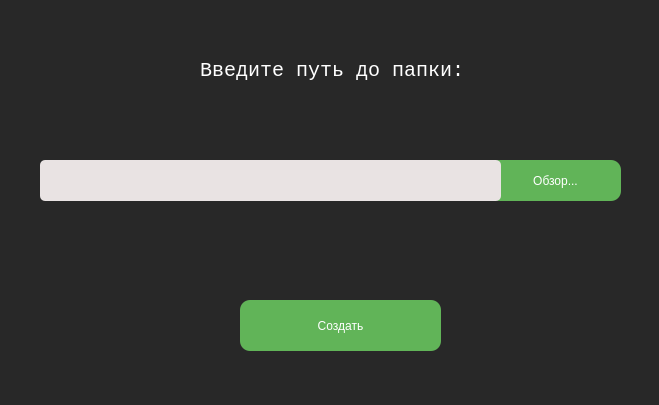
<?xml version="1.0" encoding="UTF-8"?>
<ui version="4.0">
 <class>MainWindow</class>
 <widget class="QMainWindow" name="MainWindow">
  <property name="geometry">
   <rect>
    <x>0</x>
    <y>0</y>
    <width>659</width>
    <height>405</height>
   </rect>
  </property>
  <property name="font">
   <font>
    <family>Courier New</family>
    <pointsize>15</pointsize>
    <italic>false</italic>
    <bold>false</bold>
   </font>
  </property>
  <property name="windowTitle">
   <string>MainWindow</string>
  </property>
  <property name="styleSheet">
   <string notr="true">background-color: #282828;
color:#ffffff;
font: 15pt &quot;Courier New&quot;;</string>
  </property>
  <widget class="QWidget" name="centralwidget">
   <widget class="QPushButton" name="pushButton_3">
    <property name="geometry">
     <rect>
      <x>240</x>
      <y>300</y>
      <width>201</width>
      <height>51</height>
     </rect>
    </property>
    <property name="styleSheet">
     <string notr="true">QPushButton{
	background-color:#61B458;
	font:15pt &quot;Times New Roman&quot;;
	color:white;
	border-radius:10px;
}
QPushButton:pressed{
background-color:#4de941;
}</string>
    </property>
    <property name="text">
     <string>Создать</string>
    </property>
   </widget>
   <widget class="QLabel" name="label_4">
    <property name="geometry">
     <rect>
      <x>200</x>
      <y>50</y>
      <width>271</width>
      <height>41</height>
     </rect>
    </property>
    <property name="font">
     <font>
      <family>Courier New</family>
      <pointsize>15</pointsize>
      <italic>false</italic>
      <bold>false</bold>
     </font>
    </property>
    <property name="text">
     <string>Введите путь до папки:</string>
    </property>
   </widget>
   <widget class="QPushButton" name="pushButton_4">
    <property name="geometry">
     <rect>
      <x>490</x>
      <y>160</y>
      <width>131</width>
      <height>41</height>
     </rect>
    </property>
    <property name="styleSheet">
     <string notr="true">QPushButton{
	background-color:#61B458;
	font:15pt &quot;Times New Roman&quot;;
	color:white;
	border-radius:10px;
}
QPushButton:pressed{
background-color:#4de941;
}</string>
    </property>
    <property name="text">
     <string>Обзор...</string>
    </property>
   </widget>
   <widget class="QLineEdit" name="lineEdit_3">
    <property name="geometry">
     <rect>
      <x>40</x>
      <y>160</y>
      <width>461</width>
      <height>41</height>
     </rect>
    </property>
    <property name="styleSheet">
     <string notr="true">background-color:#E9E3E3;
border-radius: 5px;
color:#282828;</string>
    </property>
   </widget>
  </widget>
  <widget class="QStatusBar" name="statusbar"/>
 </widget>
 <resources/>
 <connections/>
</ui>
